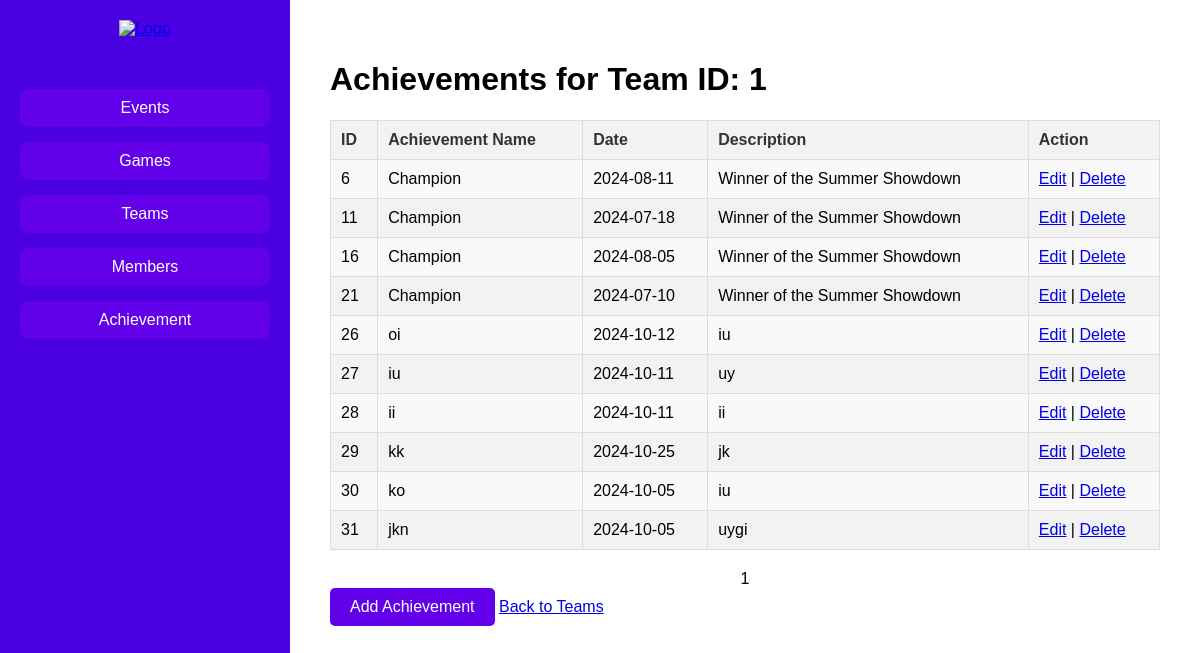
Page /views/admin/team/team-achievement-view.php?idteam=1 (signed in) on the committed database.
### tables this page shows
CREATE TABLE `achievement` (
  `idachievement` int(11) NOT NULL,
  `idteam` int(11) NOT NULL,
  `name` varchar(45) DEFAULT NULL,
  `date` date DEFAULT NULL,
  `description` varchar(200) DEFAULT NULL
);

### class/parent.php (called while the page is built, shortened)
<?php
class parentClass
{
    public function __construct()
    {
        $this->mysqli = new mysqli(SERVER_NAME, USER_NAME, PASSWORD, DB_NAME);
    }
}

### class/team.php (called while the page is built, shortened)
<?php
require_once("parent.php");
class Team extends ParentClass
{
    public function getAchievementsByTeam($idteam, $offset = 0, $limit = 0, $filter = '')
    {
        $sql = "SELECT a.idachievement, a.name, a.date, a.description
                FROM team as t
                JOIN achievement as a ON t.idteam = a.idteam
                WHERE t.idteam = ?";
        if ($limit > 0) {
            $sql .= " LIMIT ?, ?";
            $stmt = $this->mysqli->prepare($sql);
            if (!empty($filter)) {
                $stmt->bind_param('isii', $idteam, $filterParam, $offset, $limit);
            } else {
                $stmt->bind_param('iii', $idteam, $offset, $limit);
            }
        }
        $stmt->execute();
        return $stmt->get_result();
    }
    public function countAchievementsByTeam($idteam, $filter = '')
    {
        $sql = "SELECT COUNT(*) as total FROM achievement WHERE idteam = ?";
        $stmt = $this->mysqli->prepare($sql);
        $stmt->bind_param('i', $idteam);
        $stmt->execute();
        $result = $stmt->get_result();
        $row = $result->fetch_assoc();
        return $row['total'];
    }
}

### views/admin/team/team-achievement-view.php (the view, shortened to what this page needs)
<?php
require_once("../../../class/team.php");
require_once("../../paging.php");
$team = new Team();
$no_hal = isset($_GET['page']) ? (int)$_GET['page'] : 1;
$limit = 10;
$offset = ($no_hal - 1) * $limit;
$idteam = isset($_GET['idteam']) ? $_GET['idteam'] : null;
$jumlahData = $team->countAchievementsByTeam($idteam);
$achievements = $team->getAchievementsByTeam($idteam, $offset, $limit);
$pagination = generate_pageT($jumlahData, $limit, $idteam, $no_hal);
?>
<!DOCTYPE html>
<html lang="en">
<head>
    <link rel="stylesheet" href="../../../public/css/style-admin.css">
</head>
<body>
    <div class="dashboard-container">
        <div class="sidebar">
            <div class="logo">
                <a href="../dashboard.php"><img src="../../../public/images/logoubaya.png" alt="Logo"></a>
            </div>
            <ul class="nav-links">
                <li><a href="../event/event-view.php">Events</a></li>
                <li><a href="../game/game-view.php">Games</a></li>
                <li><a href="../team/team-view.php">Teams</a></li>
                <li><a href="../member/member-view.php">Members</a></li>
                <li><a href="../achievement/achievement-view.php">Achievement</a></li>
            </ul>
        </div>
        <div class="main-content">
            <h1>Achievements for Team ID: <?php echo htmlspecialchars($idteam); ?></h1>
            <table class="styled-table">
                <thead>
                    <tr>
                        <th>ID</th>
                        <th>Achievement Name</th>
                        <th>Date</th>
                        <th>Description</th>
                        <th>Action</th>
                    </tr>
                </thead>
                <tbody>
                    <?php if ($achievements->num_rows > 0): ?>
                        <?php while ($row = $achievements->fetch_assoc()): ?>
                            <tr>
                                <td><?php echo htmlspecialchars($row['idachievement']); ?></td>
                                <td><?php echo htmlspecialchars($row['name']); ?></td>
                                <td><?php echo htmlspecialchars($row['date']); ?></td>
                                <td><?php echo htmlspecialchars($row['description']); ?></td>
                                <td>
                                    <a href="../achievement/achievement-edit.php?id=<?php echo htmlspecialchars($row['idachievement']); ?>" class="edit-button">Edit</a> |
                                    <a href="../achievement/achievement-delete.php?id=<?php echo htmlspecialchars($row['idachievement']); ?>" class="delete-button" onclick="return confirm('Are you sure?')">Delete</a>
                                </td>
                            </tr>
                        <?php endwhile; ?>
                    <?php else: ?>
                        <tr>
                            <td colspan="5">No achievements available for this team.</td>
                        </tr>
                    <?php endif; ?>
                </tbody>
            </table>
            <div class="pagination">
                <?php echo $pagination; ?>
            </div>
            <a href="../achievement/achievement-add.php?idteam=<?php echo $idteam; ?>" class="add-button">Add Achievement</a>
            <a href="team-view.php" class="back-button">Back to Teams</a>
        </div>
    </div>
</body>
</html>

### public/css/style-admin.css (style rules this page uses)
body { margin: 0; font-family: Arial, sans-serif; background-color: #f4f4f4; }
.dashboard-container { display: flex; height: 100vh; flex-direction: row; }
.sidebar { width: 250px; background-color: #4A00E0; color: white; padding: 20px; display: flex; flex-direction: column; align-items: center; }
.sidebar .logo img { width: 150px; margin-bottom: 20px; }
.nav-links { list-style-type: none; padding: 0; width: 100%; }
.nav-links li { margin: 15px 0; }
.nav-links a { text-decoration: none; color: white; font-size: 16px; display: block; padding: 10px; text-align: center; background-color: #6200ea; border-radius: 8px; transition: background-color 0.3s; }
.main-content { flex-grow: 1; background-color: #ffffff; padding: 40px; }
.styled-table { width: 100%; border-collapse: collapse; margin-bottom: 20px; }
.styled-table th, .styled-table td { padding: 10px; border: 1px solid #dddddd; text-align: left; }
.styled-table thead th { background-color: #f2f2f2; color: #333; }
.styled-table tbody tr { background-color: #f9f9f9; }
.styled-table tbody tr:nth-child(even) { background-color: #f2f2f2; }
.add-button { display: inline-block; padding: 10px 20px; background-color: #6200ea; color: white; text-decoration: none; border-radius: 5px; transition: background-color 0.3s; }
.pagination { margin-top: 20px; text-align: center; }
.main-content { padding: 40px; }

### rows in the picture
achievement: idachievement "6", name "Champion", date "2024-08-11", description "Winner of the Summer Showdown"
achievement: idachievement "11", name "Champion", date "2024-07-18", description "Winner of the Summer Showdown"
achievement: idachievement "16", name "Champion", date "2024-08-05", description "Winner of the Summer Showdown"
achievement: idachievement "21", name "Champion", date "2024-07-10", description "Winner of the Summer Showdown"
achievement: idachievement "26", name "oi", date "2024-10-12", description "iu"
achievement: idachievement "27", name "iu", date "2024-10-11", description "uy"
achievement: idachievement "28", name "ii", date "2024-10-11", description "ii"
achievement: idachievement "29", name "kk", date "2024-10-25", description "jk"
achievement: idachievement "30", name "ko", date "2024-10-05", description "iu"
achievement: idachievement "31", name "jkn", date "2024-10-05", description "uygi"

### other values in the picture
$idteam "1"
